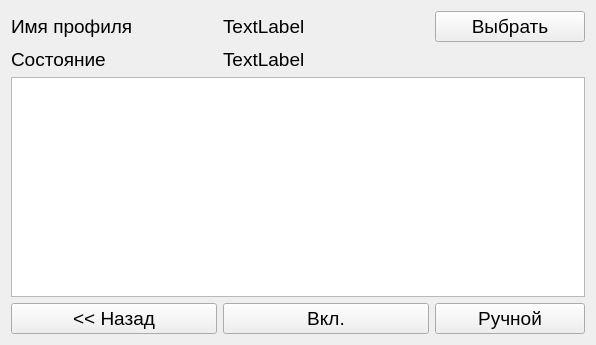
<?xml version="1.0" encoding="UTF-8"?>
<ui version="4.0">
 <class>LightConfigFrame</class>
 <widget class="QWidget" name="LightConfigFrame">
  <property name="geometry">
   <rect>
    <x>0</x>
    <y>0</y>
    <width>596</width>
    <height>345</height>
   </rect>
  </property>
  <property name="font">
   <font>
    <pointsize>14</pointsize>
   </font>
  </property>
  <property name="windowTitle">
   <string>Form</string>
  </property>
  <layout class="QGridLayout" name="gridLayout">
   <item row="0" column="0">
    <widget class="QLabel" name="label">
     <property name="text">
      <string>Имя профиля</string>
     </property>
    </widget>
   </item>
   <item row="0" column="1">
    <widget class="QLabel" name="lblPresetName">
     <property name="text">
      <string>TextLabel</string>
     </property>
    </widget>
   </item>
   <item row="0" column="2">
    <widget class="QPushButton" name="btnSelectPreset">
     <property name="maximumSize">
      <size>
       <width>150</width>
       <height>16777215</height>
      </size>
     </property>
     <property name="text">
      <string>Выбрать</string>
     </property>
    </widget>
   </item>
   <item row="1" column="0">
    <widget class="QLabel" name="label_3">
     <property name="text">
      <string>Состояние</string>
     </property>
    </widget>
   </item>
   <item row="1" column="1">
    <widget class="QLabel" name="label_4">
     <property name="text">
      <string>TextLabel</string>
     </property>
    </widget>
   </item>
   <item row="2" column="0" colspan="3">
    <widget class="QTableView" name="tableView"/>
   </item>
   <item row="3" column="0">
    <widget class="QPushButton" name="btnReturn">
     <property name="text">
      <string>&lt;&lt; Назад</string>
     </property>
    </widget>
   </item>
   <item row="3" column="2">
    <widget class="QPushButton" name="pushButton">
     <property name="text">
      <string>Ручной</string>
     </property>
    </widget>
   </item>
   <item row="3" column="1">
    <widget class="QPushButton" name="pushButton_2">
     <property name="text">
      <string>Вкл.</string>
     </property>
    </widget>
   </item>
  </layout>
 </widget>
 <resources/>
 <connections/>
</ui>
